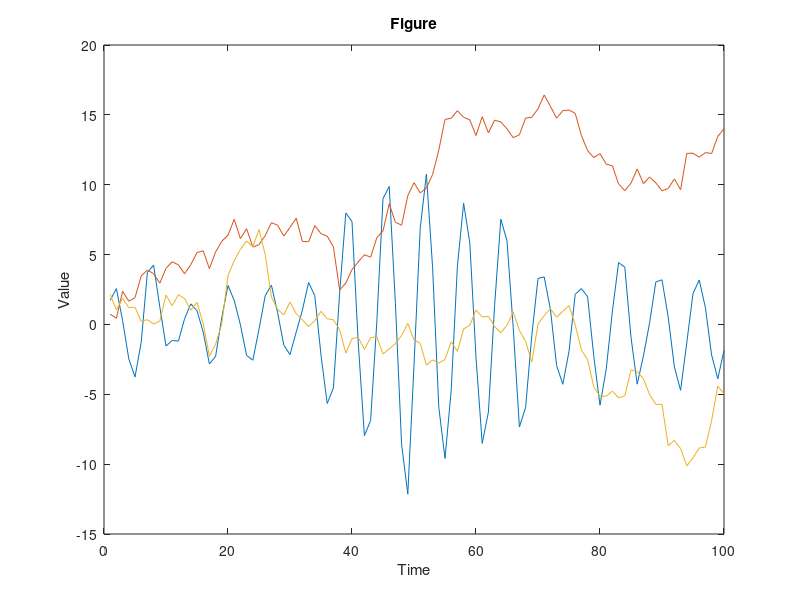

Reproduce this figure in MATLAB. (Note: this script raises an error after producing the figure.)
%% Example 1 - apply defaults

% Generate data
x = 1:100;
y1 = cumsum(randn(1,100)).*sin(1:100);
y2 = cumsum(randn(1,100));
y3 = cumsum(randn(1,100));
close all

% Plot figure
figure
plot(x, y1)
hold on
plot(x, y2)
plot(x, y3)
xlabel('Time')
ylabel('Value')
title('Figure')

% Modify
ng


%% Example 2
% Apply a template

noise = randn(1000,1000)/3;
y = ones(1000,1000)+noise.*0.1;
y2 = repmat(sin(linspace(1,32,1000)).*cos(logspace(1,2,1000)), 1000, 1);
y3 = repmat(sin(logspace(1,1.6,1000))'.*tanh(linspace(1,96,1000))', 1, 1000);

% Plot figure
close all
figure
imagesc(y.*y2.*y3)
colorbar
title('Pirates')
ylabel('Waves')
xlabel('More waves')

% Modify and apply template
g = ng('Small');

% Save .png, .fig and .svg
g.hgx('Figure')

% SHow the original figure
g.showOriginal


%% Example 3 - Scatter

% Generate data
nG = 6;
nP = 56;
radius = linspace(1, 9, nP)';
offset = ((pi*0:(nG)));
thet = zeros(nP, nG);
for t = 1:nG
    thet(:,t) = linspace(offset(t), (offset(t)+pi/2)', nP)';
end
x1 = radius.*cos(thet) + randn(size(thet))/10;
x2 = radius.*sin(thet) + randn(size(thet))/10;

% Plot figure
figure
hold  on
for t = 1:nG
    scatter(x1(:,t), x2(:,t))
end
xlabel('x1')
ylabel('x2')
title('Spiral')
legend(num2str((1:nG)'))

% Modify figure 
g = ng;

% Compare to original
g.showOriginal;

